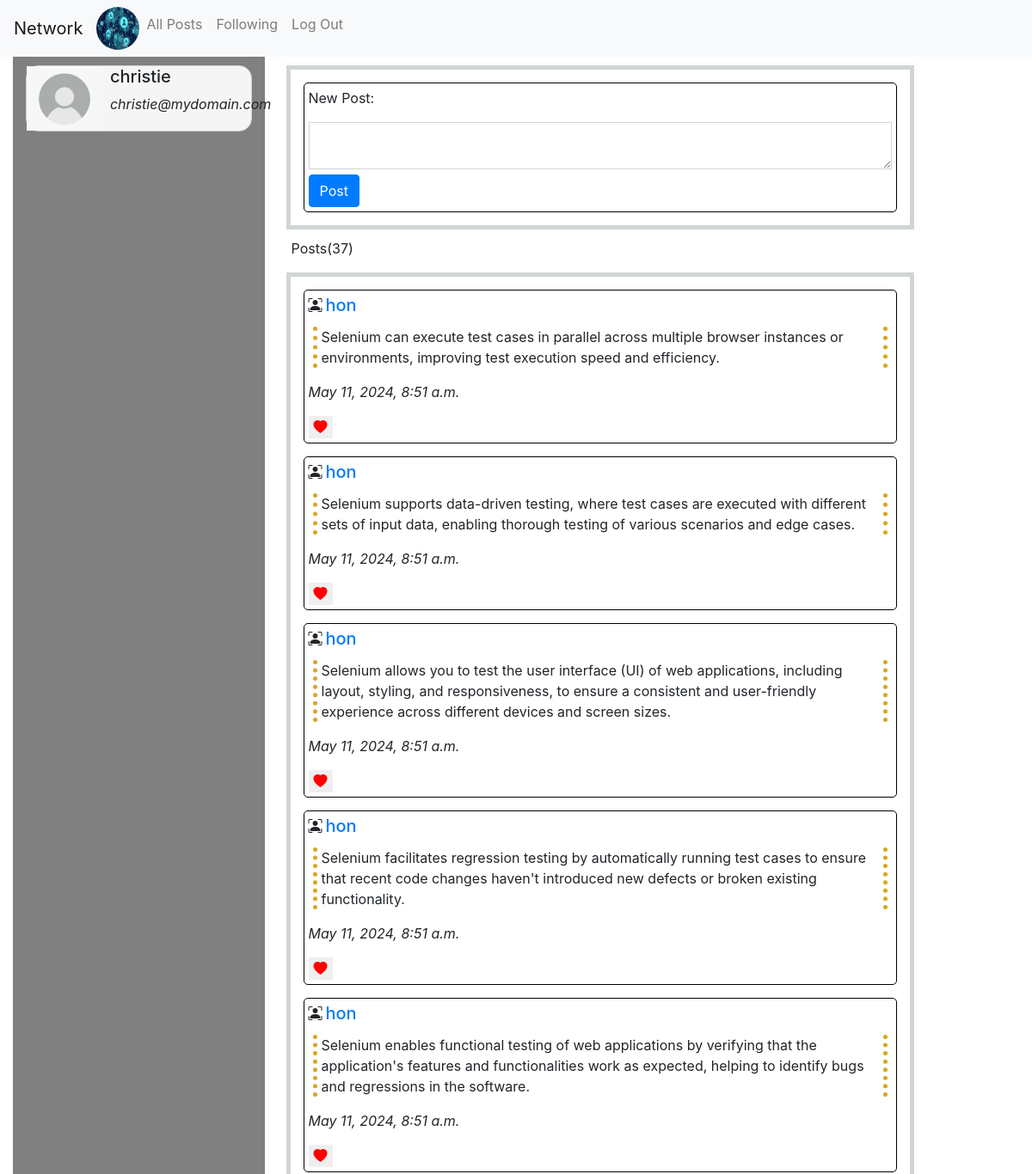
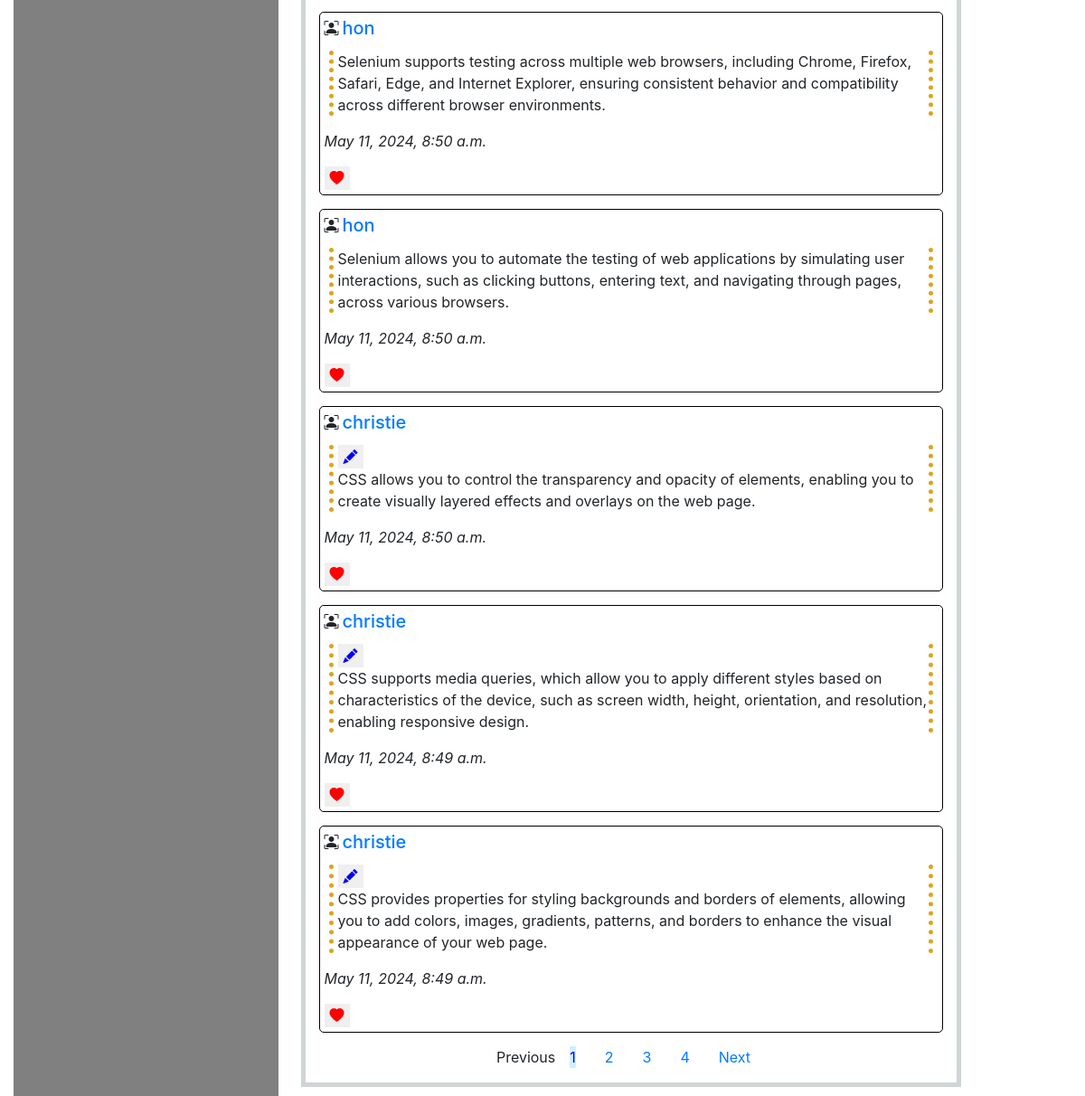
Before: / (signed in) with the older database file (2 pictures, top to bottom).
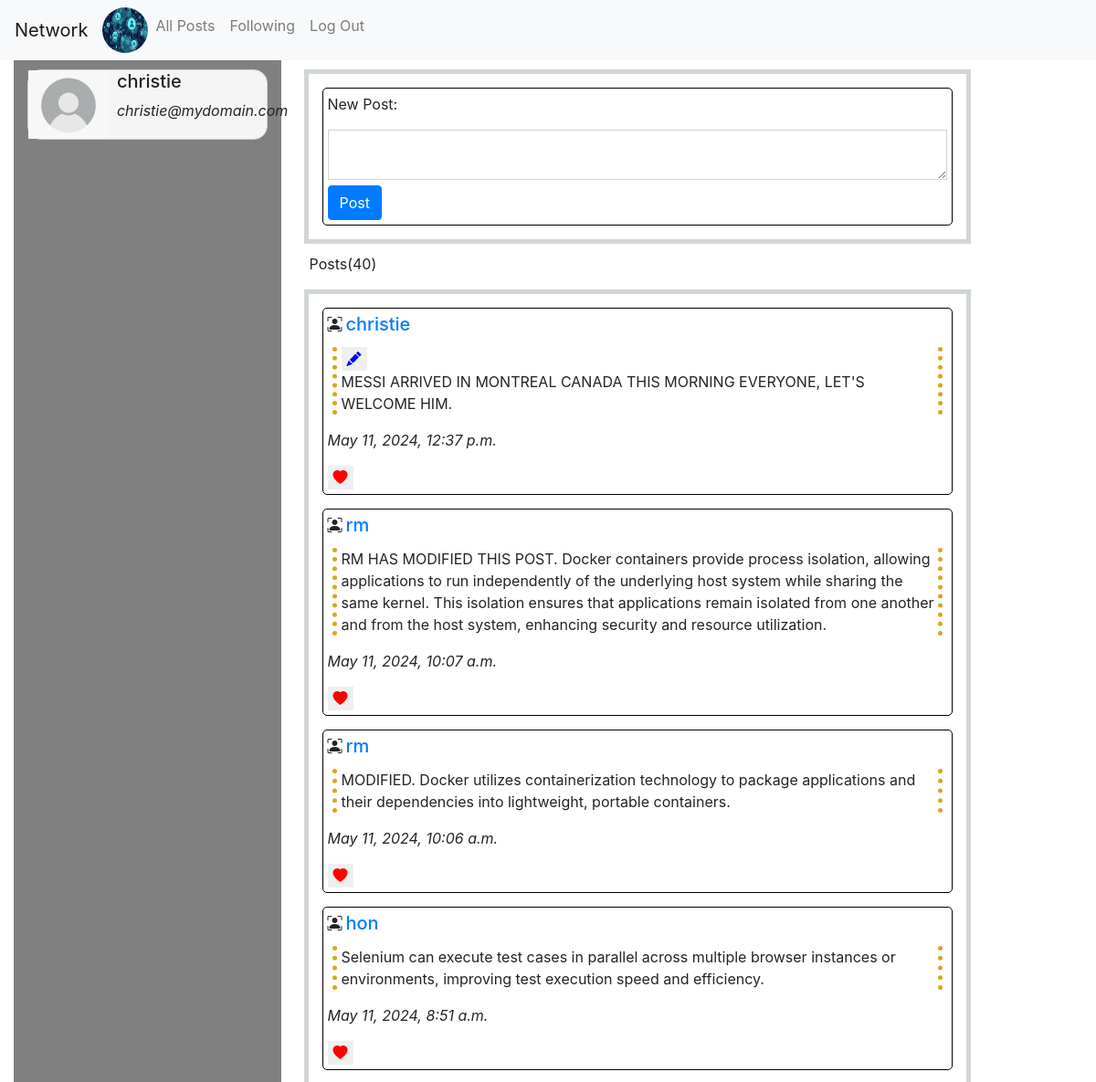
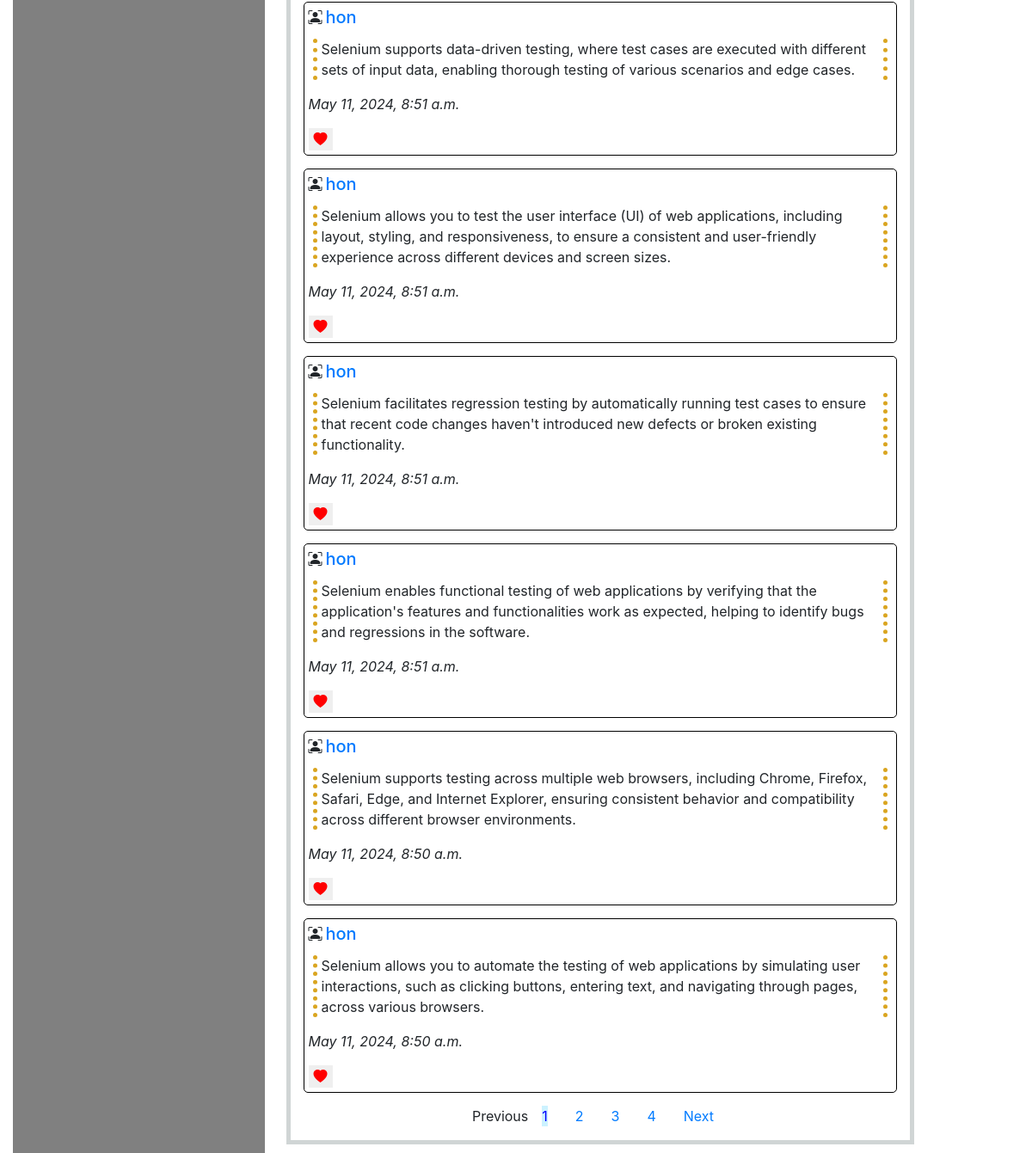
After: the same page with the newer database file (2 pictures, top to bottom).
### network/models.py (models this page shows)
class Post(models.Model):
    poster=models.ForeignKey(User,on_delete=models.CASCADE,related_name="posts")
    content=models.TextField()
    timestamp=models.DateTimeField(auto_now_add=True)

class User(AbstractUser):
    pass

### network/views.py (the view)
# urls.py: path("", views.index, name="index"),
def index(request):
    posts=Post.objects.filter(poster__in=User.objects.all())
    post_counts=len(posts)
    posts=posts.order_by('-timestamp')
    like_counts=[{post.id:post.post_likes.count()} for post in posts]
    key_to_display = 'id'
    for item in like_counts:
        if key_to_display in item:
            logging.debug(f'{item[key_to_display]}')
    paginator = Paginator(posts, 10)
    page = request.GET.get('page', 1)
    try:
        posts = paginator.page(page)
    except PageNotAnInteger:
        posts = paginator.page(1)
    except EmptyPage:
        posts = paginator.page(paginator.num_pages)
    return render(request, "network/index.html",{'posts':posts,'like_counts':like_counts,'post_counts':post_counts})

### network/templates/network/index.html (shortened to what this page needs)
{% extends "network/layout.html" %}
{% load static %}
{%block body %}
<div class="index-container row">
   <div class="col-3 left">
    {%if request.user.is_authenticated%}
      <div class="d-flex person">
         <img src="{% static 'network/images/person.png' %}" alt='person' width="90" height="75" />
         <div class="sub-person ml-2">
            <h5>{{request.user.username}}</h5>
            <p><i>{{request.user.email}}</i></p>
         </div>
      </div>
      {%else%}
      <p>You're not logged in.</p>
      {%endif%}
   </div>
   <div class="col-8">
      <div class="new-post">
         <form action="{% url 'posts' %}" method="POST">
           <div class="sub-new-post">
             <p>New Post:</p>
             <div class="create-input">
               <textarea name="content"></textarea>
             </div>
             <button type="submit" class="btn btn-primary">Post</button>
           </div>
         </form>
       </div>
       {%if post_counts%}
       <p class="ml-3">Posts({{post_counts}})</p>
       {%endif%}
     {%if posts and like_counts%}
       <div class="new-post">
         {%for post in posts %}
         <div class="sub-new-post">
           <div class="d-flex">
             <i class="bi bi-person-bounding-box"></i>
             <h5 class="mx-1">
               <a href="{%url 'profile' post.poster.id %}"
                 >{{post.poster.username}}</a
               >
             </h5>
           </div>
           <div id="original-content-{{ post.id }}" class="original">
              {%if request.user == post.poster%}
              <button type="submit" class="pencil-circle" onclick="enableEdit({{ post.id }})"><i class="bi bi-pencil-fill pencil" id="btnEdit"></i></button>
              {%endif%}
             <p>{{ post.content }}</p>
           </div>
           <p><i>{{ post.timestamp }}</i></p>
           <div class="like">
             <button type="button" data-post-id="{{ post.id }}" class="like-btn liked" id="btnLike">
             <i class="bi bi-heart-fill heart" id="heart-icon-{{ post.id }}"></i>
           </button>
         </div>
       </div>
         {%endfor%}
         <div class="pagination-container">
         {% if posts.has_other_pages %}
           <ul class="pagination justify-content-center">
           {% if posts.has_previous %}
             <li class="mx-3"><a href="?page={{ posts.previous_page_number }}">Previous</a></li>
           {% else %}
             <li class="disabled class="mx-3""><span>Previous</span></li>
           {% endif %}
           {% for i in posts.paginator.page_range %}
             {% if posts.number == i %}
               <li class="active mx-3"><span>{{ i }} <span class="sr-only">(current)</span></span></li>
             {% else %}
               <li class="mx-3"><a href="?page={{ i }}">{{ i }}</a></li>
             {% endif %}
           {% endfor %}
           {% if posts.has_next %}
             <li class="mx-3"><a href="?page={{ posts.next_page_number }}">Next</a></li>
           {% else %}
             <li class="disabled mx-3"><span>Next</span></li>
           {% endif %}
           </ul>
        {% endif %}
           </div>
       </div>
       {%else%}
       <p>No posts have been posted yet!</p>
       {%endif%}
      </div>
</div>
{% endblock %}

Changed rows visible on the page:
no longer on this page (row unchanged): Post: poster.username "christie", content "CSS allows you to control the transparency and opacity of elements, enabling you to create visually layered effects and overlays on the web page.", timestamp "May 11, 2024, 8:50 a.m."
no longer on this page (row unchanged): Post: poster.username "christie", content "CSS supports media queries, which allow you to apply different styles based on characteristics of the device, such as screen width, height, orientation, and resolution, enabling responsive design.", timestamp "May 11, 2024, 8:49 a.m."
no longer on this page (row edited): Post: poster.username "christie", content "CSS provides properties for styling backgrounds and borders of elements, allowing you to add colors, images, gradients, patterns, and borders to enhance the visual appearance of your web page.", timestamp "May 11, 2024, 8:49 a.m."
added Post: poster.username "christie", content "MESSI ARRIVED IN MONTREAL CANADA THIS MORNING EVERYONE, LET'S WELCOME HIM.", timestamp "May 11, 2024, 12:37 p.m."
added Post: poster.username "rm", content "RM HAS MODIFIED THIS POST. Docker containers provide process isolation, allowing applications to run independently of the underlying host system while sharing the same kernel. This isolation ensures that applications remain isolated from one another and from the host system, enhancing security and resource utilization.", timestamp "May 11, 2024, 10:07 a.m."
added Post: poster.username "rm", content "MODIFIED. Docker utilizes containerization technology to package applications and their dependencies into lightweight, portable containers.", timestamp "May 11, 2024, 10:06 a.m."
Other visible differences:
{{ post_counts }}: "37" → "40"
